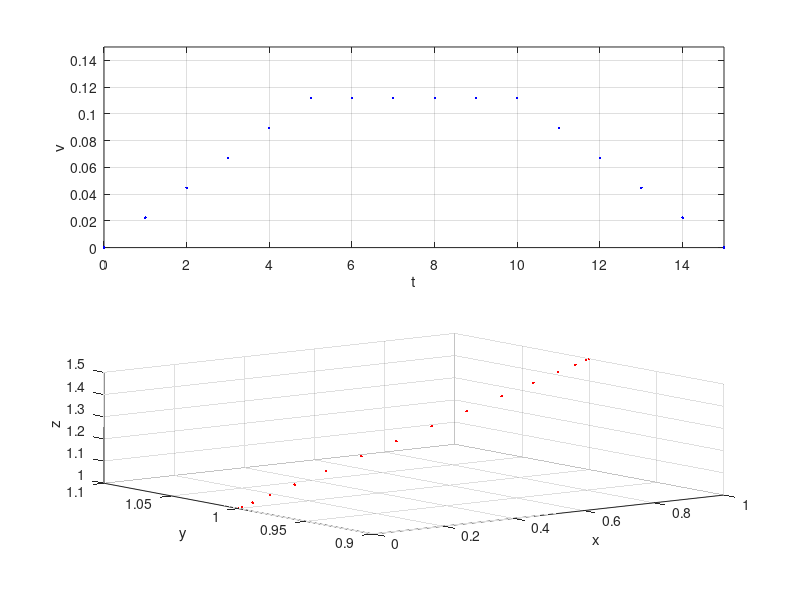

Source code (MATLAB):
%motion planning (only location, the Rotation is in the simulation)

%Setting times and constant
T=15;  %Total time
t_1=T/3; 
t_2=(2*T)/3;
ac=1/(0.5*t_1^2+t_1*(t_2-t_1)+0.5*(2*t_1-(T-t_2))*(T-t_2)); %acceleration
ds=[0;1;1] %Starting position
dg=[1;1;1.5] %Final locatioמ


for t=0:T
    
if 0<=t && t<t_1 %acceleration
s=0.5*ac*t^2;
v=ac*t;
a=ac;

else
    if t_1<=t && t<=t_2 %constant velocity
    s=0.5*ac*t_1^2+ac*t_1*(t-t_1);
    v=ac*t_1;
    a=0;
    
    else
        if t_2<t && t<=T %deceleration
    s=0.5*ac*t_1^2+ac*t_1*(t_2-t_1)+0.5*(t-t_2)*(2*ac*t_1-ac*(t-t_2));
    v=ac*t_1-ac*(t-t_2);
    a=-ac;
        end
        end
    end


d_t=ds+s*(dg-ds); %Location as a function of time
v_t=v*(dg-ds); %velocity as a function of time
v_tSize=sqrt(v_t(1)^2+v_t(2)^2+v_t(3)^2);

%trapeze (4.1.9.4)
subplot(2,1,1)
plot(t,v_tSize , 'b.') 
axis ([0 15  0 0.15])
xlabel('t')
ylabel('v')
grid on
hold on
%points along the route (4.1.9.3)
subplot(2,1,2)
plot3(d_t(1), d_t(2), d_t(3), 'r.')
xlabel('x')
ylabel('y')
zlabel('z')
hold on

end
grid on
